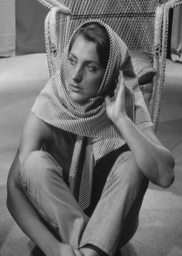
#> input picture lab1/barbara.bmp, 182 x 256 px, shrunk from 402 x 566 before the run
$ python rotate_scale.py
#> lines starting #> are read from the running program, lines starting #| are printed output that depends on the picture
"""
题目要求
图像几何变换实验：以图像几何中心为参考点，对图像做顺时针方向旋转45度并放大3倍，
输出图像尺寸与输入图像相同，参考点在输出图像中仍位于图像几何中心位置。
其中，插值采用双线性插值算法。

要求：可以自选主流语言，图像几何变换的核心算法（包括坐标映射、像素遍历、灰度插值在内）
必须使用程序设计语言定义的语句（排除函数库中的工具）自行编程实现。
"""

from PIL import Image
import numpy as np
import math


# 坐标轴平移变化
def translate(vector_in, vector_center):
    # vector in 1x3  vector_center 1x2
    if len(vector_in) != 3 or len(vector_center) != 2:
        return -1

    x_in = vector_in[0]
    y_in = vector_in[1]
    x_center = vector_center[0]
    y_center = vector_center[1]
    x_out = x_in - x_center
    y_out = y_in - y_center

    return [x_out, y_out, 1]


# 输入 1x3 输出 1x3 默认正方形为逆时针
def rotate(vector_in, theta):
    if len(vector_in) != 3:
        return -1

    x_in = vector_in[0]
    y_in = vector_in[1]
    x_out = np.cos(theta) * x_in - np.sin(theta) * y_in
    y_out = np.sin(theta) * x_in + np.cos(theta) * y_in

    return [x_out, y_out, 1]


# 输入 1x3  输出 1x3
def scale(vector_in, scale_x, scale_y):
    if len(vector_in) != 3:
        return -1

    x_in = vector_in[0]
    y_in = vector_in[1]

    x_out = scale_x * x_in
    y_out = scale_y * y_in

    return [x_out, y_out, 1]


# 双线性插值 输入像素位置，原图像
def bilinear_interpolation(pos, source_image):
    pos_x = pos[0]
    pos_y = pos[1]

    x_low = int(math.floor(pos_x))
    x_high = int(math.ceil(pos_x))
    y_low = int(math.floor(pos_y))
    y_high = int(math.ceil(pos_y))

    # 在x轴上做插值
    temp_y_low = (int(source_image[x_high][y_low]) - int(source_image[x_low][y_low])) * (pos_x - x_low) + int(source_image[x_low][y_low])
    temp_y_high = (int(source_image[x_high][y_high]) - int(source_image[x_low][y_high])) * (pos_x - x_low) + int(source_image[x_low][y_high])
    # 在y轴上做插值
    return int(round((temp_y_high - temp_y_low) * (pos_y - y_low) + temp_y_low))


if __name__ == '__main__':
    image = Image.open("barbara.bmp")
#> image is the input picture: PIL image 182x256 L; min 13, max 228, mean 111.5
    image = np.array(image)

    center_x = int(round(image.shape[0] / 2))
#> center_x = 128
    center_y = int(round(image.shape[1] / 2))
#> center_y = 91

    result = np.zeros((image.shape[0], image.shape[1]), dtype=int)

    for row in range(result.shape[0]):
        for col in range(result.shape[1]):
            pos_vec = [row, col, 1]
            pos_vec = translate(pos_vec, [center_x, center_y])
            pos_vec = scale(pos_vec, 1/3, 1/3)
            pos_vec = rotate(pos_vec, math.pi/4)
            pos_vec = translate(pos_vec, [-center_x, -center_y])

            if pos_vec[0] < 0 or pos_vec[0] > (image.shape[0] - 1) or pos_vec[1] < 0 or pos_vec[1] > (image.shape[1] - 1):
                result[row][col] = 1
            else:
                result[row][col] = bilinear_interpolation(pos_vec, image)
#> this loop made 256 passes
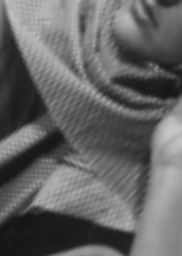
#> result: shape (256, 182) int64; min 20, max 199, mean 100

    img_new = Image.fromarray(result.astype('uint8'), mode="L")
    img_new.save("result.bmp")
